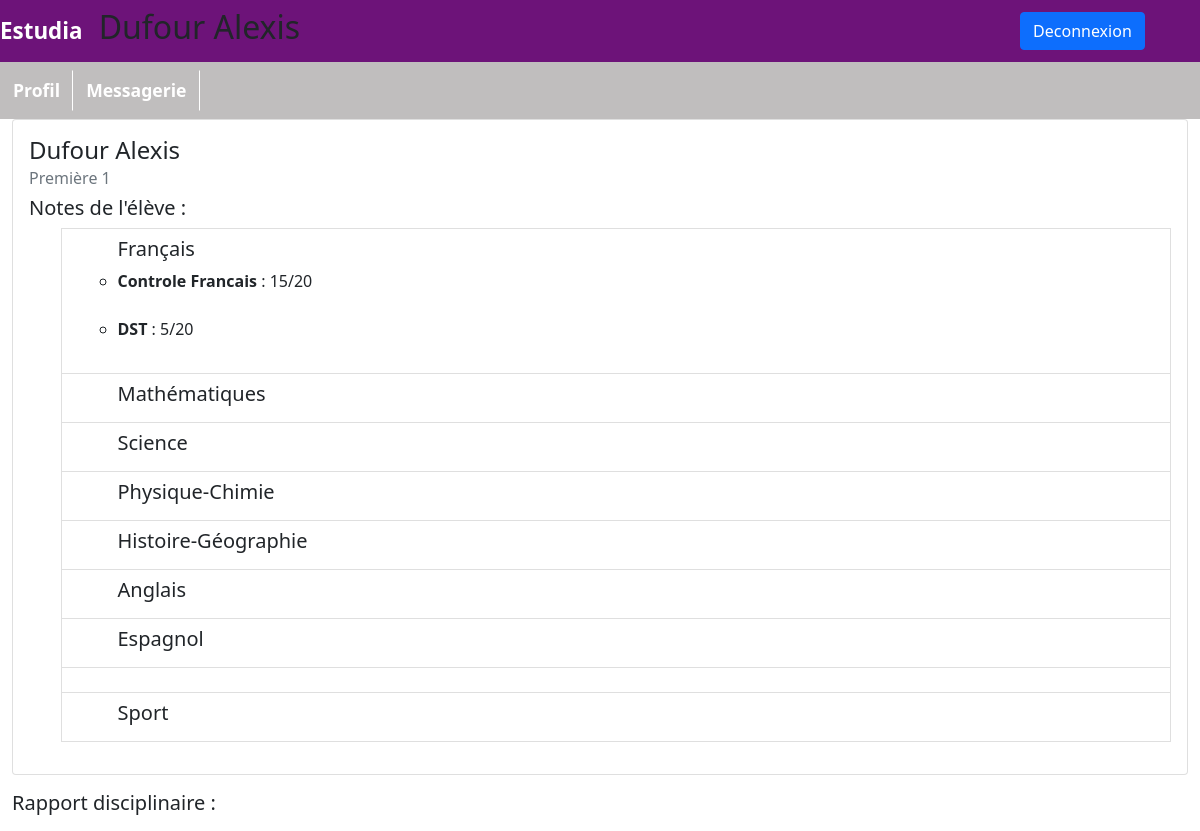
/pages/infoUtilisateur.php?id=3 (signed in), run on the app's committed database.
### tables this page shows
CREATE TABLE IF NOT EXISTS `eleve` (
  `nom` varchar(100) NOT NULL,
  `prenom` varchar(100) NOT NULL,
  `idUtilisateur` int(11) NOT NULL,
  `IDfiliere` int(11) DEFAULT NULL,
  `idEtude` int(11) DEFAULT NULL
);

CREATE TABLE IF NOT EXISTS `etudes` (
  `idEtude` int(11) NOT NULL AUTO_INCREMENT,
  `classe` int(11) NOT NULL,
  `nom` varchar(100) NOT NULL,
  PRIMARY KEY (`idEtude`)
);

CREATE TABLE IF NOT EXISTS `matieres` (
  `idMatiere` int(11) NOT NULL AUTO_INCREMENT,
  `matiere` varchar(100) NOT NULL,
  PRIMARY KEY (`idMatiere`)
);

CREATE TABLE IF NOT EXISTS `notes` (
  `idNote` int(11) NOT NULL AUTO_INCREMENT,
  `idUtilisateur` int(11) NOT NULL,
  `idProf` int(11) NOT NULL,
  `Note` float NOT NULL,
  `idMatiere` int(11) NOT NULL,
  `idExamen` int(11) NOT NULL,
  `designation` varchar(255) NOT NULL,
  `NoteMax` int(2) NOT NULL DEFAULT '20',
  `Commentaire` text,
  PRIMARY KEY (`idNote`)
);

### affichages/affichageEleve.php (called while the page is built, shortened)
<?php
require_once "entete.php";
function getBdd()
{
    return new PDO('mysql:host=localhost;dbname=estudia;charset=UTF8', 'root', '',  array(PDO::ATTR_ERRMODE => PDO::ERRMODE_EXCEPTION));
}
    ?>

### modeles/eleves.php (called while the page is built, shortened)
<?php
class Eleves extends Modele
{
            ?>
            <?php
    public function affichageEleve($idEleve)
    {
        $requete = getBdd() -> prepare("SELECT eleve.nom AS nom, etudes.nom AS titre, etudes.classe, prenom, idUtilisateur FROM eleve LEFT JOIN etudes USING(idEtude) WHERE idUtilisateur = ?");
        $requete -> execute([$idEleve]);
        $eleve = $requete -> fetch(PDO::FETCH_ASSOC);
        return $eleve;
    }
}

### modeles/matieres.php (called while the page is built, shortened)
<?php
class Matieres extends Modele
{
    public function listeMatiere()
    {
        $requete = getBdd() -> prepare("SELECT matiere,idMatiere FROM matieres");
        $requete -> execute();
        $matieres = $requete -> fetchAll(PDO::FETCH_ASSOC);
        return $matieres;
    }
}

### modeles/notes.php (called while the page is built, shortened)
<?php
class Notes extends Modele
{
    public function noteEleve($idUtilisateur)
    {
        $requete = getBdd() -> prepare("SELECT Note, idUtilisateur,idProf,idNote,NoteMax, matieres.matiere, designation, commentaire FROM notes INNER JOIN matieres USING(idMatiere) WHERE idUtilisateur = ?");
        $requete -> execute([$idUtilisateur]);
        $notes = $requete -> fetchAll(PDO::FETCH_ASSOC);
        return $notes;
    }
}

### pages/infoUtilisateur.php (the view, shortened to what this page needs)
<?php
require_once "entete.php";
if(!empty($_GET))
{
    if(!empty($_GET["id"]))
    {
        if($_SESSION["idUtilisateur"] == $_GET["id"] || $_SESSION["statut"] == "Professeur" || $_SESSION["statut"] == "Administration")
        {
            $objet_eleve = new Eleves();
            $eleve = $objet_eleve-> affichageEleve($_GET["id"]);
            $objet_matiere = new Matieres();
            $matieres = $objet_matiere -> listeMatiere();
            $objet_notes = new Notes();
            $notes = $objet_notes -> noteEleve($_GET["id"]);
            $listenote = [];
            $i = 0;
            foreach($notes as $note)
            {
                $listenote[$note["matiere"]][$i]["notes"] = $note["Note"];
                $listenote[$note["matiere"]][$i]["designation"] = $note["designation"];
                $listenote[$note["matiere"]][$i]["idProf"] = $note["idProf"];
                $listenote[$note["matiere"]][$i]["idNote"] = $note["idNote"];
                $listenote[$note["matiere"]][$i]["noteMax"] = $note["NoteMax"];
                $listenote[$note["matiere"]][$i]["commentaire"] = $note["commentaire"];
                $i++;
            }
            ?>
            <div class="row">
                <div class="col md-4">
                    <div class="card">
                        <div class="card-body">
                            <h4 class="card-title"><?=$eleve["nom"]. " ".$eleve["prenom"];?></h4>
                            <h6 class="card-subtitle mb-2 text-muted">
                                <?=$eleve["titre"]." ".$eleve["classe"];?>
                            </h6>
                            <div>
                                <h5>Notes de l'élève :</h5>
                                <ul>
                                    <?php
                                        foreach($matieres as $matiere)
                                        {
                                            ?>
                                            <ul class="list-group-item" style="padding-left:5%">
                                                <h5><?=$matiere["matiere"];?></h5>
                                                <?php
                                                foreach($listenote as $x => $note)
                                                {
                                                    if($x == $matiere["matiere"])
                                                    {
                                                        foreach($note as $Note)
                                                        {
                                                            $idNote = $Note["idNote"];
                                                            ?>
                                                            <li>
                                                                <b><span id="designation<?=$idNote?>"><?=$Note["designation"];?></span></b>
                                                                : <span id="note<?=$idNote?>"><?=$Note["notes"];?></span>/<span id="noteMax<?=$Note["idNote"]?>"><?=$Note["noteMax"]?></span>
                                                                <br>
                                                            </li>
                                                            <br>
                                                            <?php
                                                        }
                                                    }
                                                }
                                                ?>
                                            </ul>
                                            <?php
                                        }
                                    ?>
                                </ul>
                            </div>
                        </div>
                    </div>
                </div>
            </div>
                        <p>
                            <h5>Rapport disciplinaire :</h5>
                        </p>
            <?php
        }
        else
        {
            echo "<script type='text/javascript'>document.location.replace('index.php');</script>";
        }
    }
    else
    {
        echo "<script type='text/javascript'>document.location.replace('index.php');</script>";
    }
            ?>
            <?php
}
else
{
    echo "<script type='text/javascript'>document.location.replace('index.php');</script>";
}
require_once "footer.php";

### data on the page
eleve: nom "Dufour", prenom "Alexis", idEtude.nom "Première", idEtude.classe "1"
matieres: matiere "Français"
notes: designation "Controle Francais", Note "15", NoteMax "20"
notes: designation "DST", Note "5", NoteMax "20"
matieres: matiere "Mathématiques"
matieres: matiere "Science"
matieres: matiere "Physique-Chimie"
matieres: matiere "Histoire-Géographie"
matieres: matiere "Anglais"
matieres: matiere "Espagnol"
matieres: matiere "Sport"

### other printed values
$_SESSION["nom"] "Dufour"
$_SESSION["prenom"] "Alexis"
